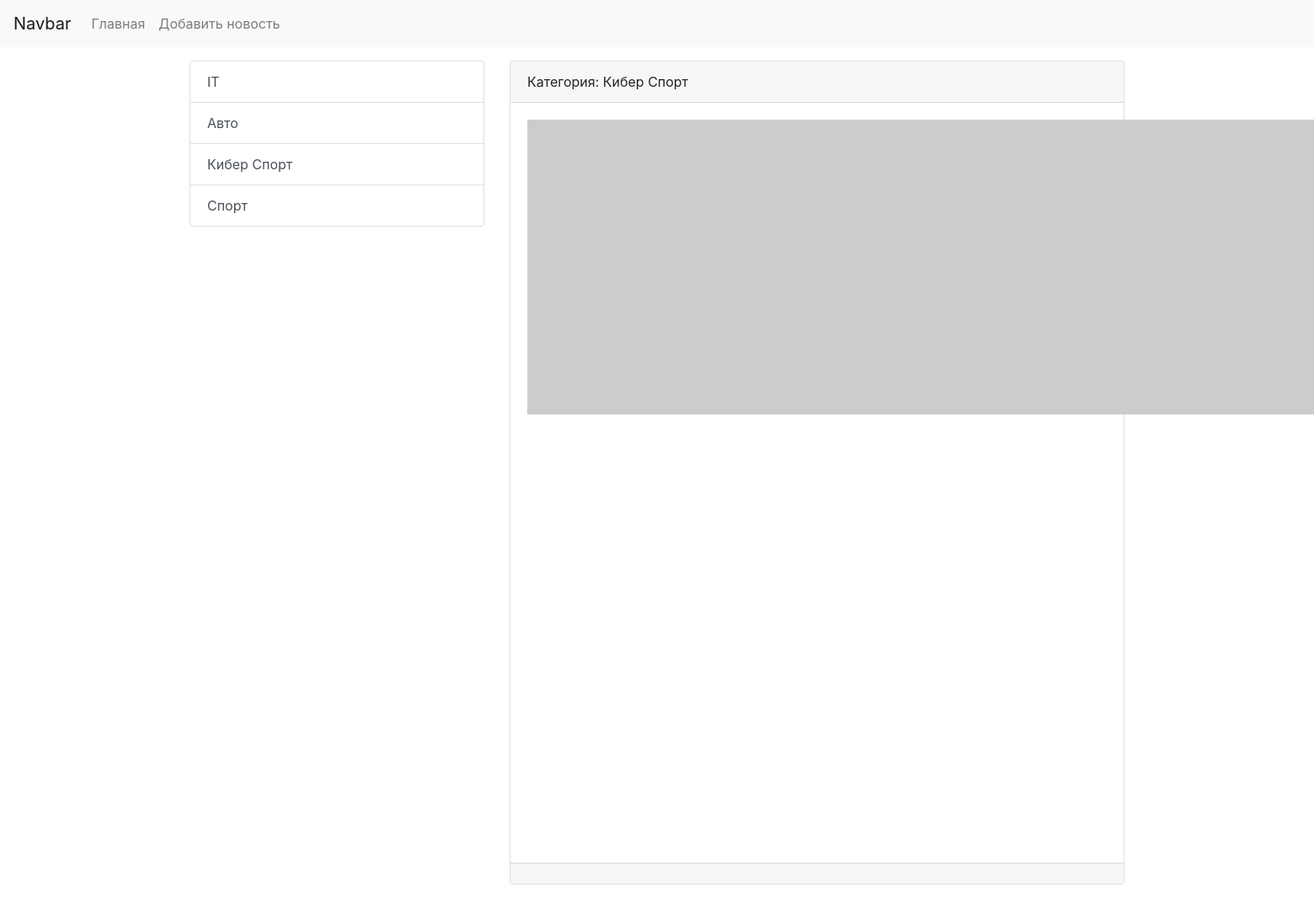
The app's page /category/2/ with its own data.
### news/models.py (models this page shows, shortened)
class Category(models.Model):
    title = models.CharField(max_length=150, db_index=True)
    def __str__(self):
        return self.title
    class Meta:
        verbose_name = 'Категория'
        verbose_name_plural = 'Категории'
        ordering = ['title']

class News(models.Model):
    title = models.CharField(max_length=128)
    content = models.TextField(blank=True)
    created_date = models.DateTimeField(auto_now_add=True)
    updated_date = models.DateTimeField(auto_now=True)
    photo = models.ImageField(upload_to='photos/%Y/%m/%d', blank=True)
    publish = models.BooleanField(default=True)
    category = models.ForeignKey('Category', on_delete=models.PROTECT, null=True)
    class Meta:
        verbose_name = 'Новость'
        verbose_name_plural = 'Новости'
        ordering = ['-created_date']

### news/views.py (the view)
# urls.py: path('category/<int:category_id>/', get_category)
def get_category(request, category_id):
    news = News.objects.filter(category_id=category_id)
    categories = Category.objects.all()
    category = Category.objects.get(pk=category_id)
    context = {'news': news,
               'categories': categories,
               'category': category
               }
    return render(request, 'news/category.html', context=context)

### news/templates/news/category.html (shortened to what this page needs)
<!doctype html>
<html lang="en">
<head>
    <link rel="stylesheet" href="https://stackpath.bootstrapcdn.com/bootstrap/4.4.1/css/bootstrap.min.css"
>
</head>
<body>
<nav class="navbar navbar-expand-lg navbar-light bg-light">
    <a class="navbar-brand" href="/">Navbar</a>
    <div class="collapse navbar-collapse" id="navbarSupportedContent">
        <ul class="navbar-nav mr-auto">
            <li class="nav-item"><a class="nav-link" href="/">Главная</a></li>
            <li class="nav-item"><a class="nav-link" href="/">Добавить новость</a></li>
        </ul>
    </div>
</nav>
<div class="container mt-3">
    <div class="row">
        <div class="col-md-4">
            <div class="list-group">
                {% for item in categories %}
                <a href="/category/{{ item.pk }}" class="list-group-item list-group-item-action">
                    {{ item.title }}</a>
                {% endfor %}
            </div>
        </div>
        <div class="col-md-8">
            {% for item in news %}
            <div class="card mb-3">
                <div class="card-header">
                    Категория: {{ item.category }}
                </div>
                <div class="card-body">
                    <div class="media">
                        {% if item.photo %}
                            <img src="{{ item.photo.url }}" alt="" width="350" class="mr-3">
                        {% else %}
                            <img src="https://picsum.photos/id/1060/350/235/?blur=2" alt="" class="mr-3">
                        {% endif %}
                    </div>
                </div>
                <div class="card-footer text-muted">
                </div>
            </div>
            {% endfor %}
        </div>
    </div>
</div>
</body>
</html>

### records on screen
Category: title "IT"
Category: title "Авто"
Category: title "Кибер Спорт"
Category: title "Спорт"
News: category "Кибер Спорт"
